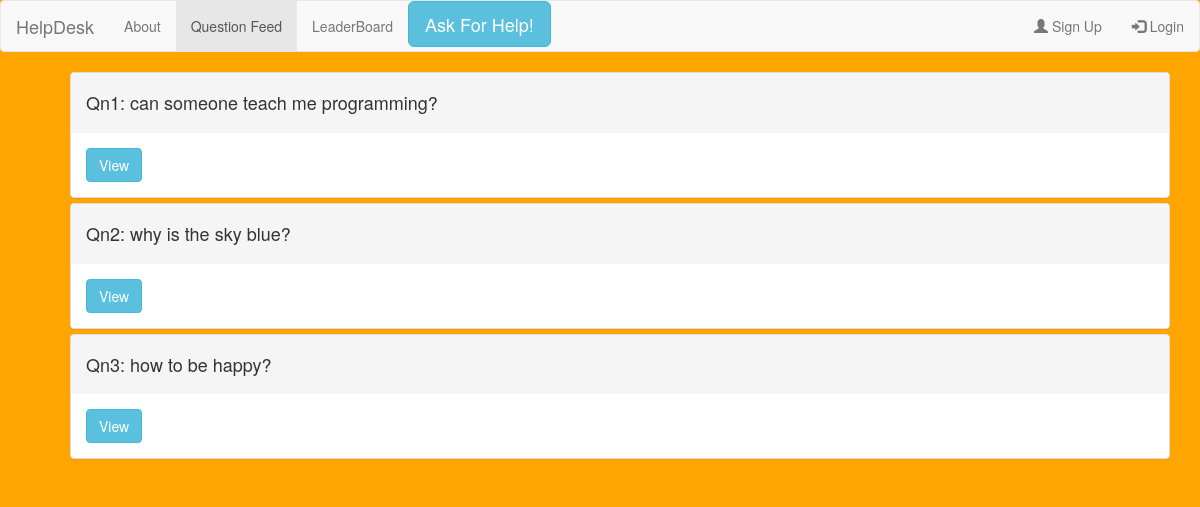
Page /homeFeed/ on the committed database.
### homeFeed/models.py (models this page shows, shortened)
class Question(models.Model):
    question_name = models.CharField(max_length=100)

### homeFeed/views.py (the view)
# urls.py: path('', views.homeFeedView, name='homeFeedView'),
def homeFeedView(request):
    is_authenticated = False
    if isLoggedIn(request):
        is_authenticated = True
    all_questions = Question.objects.all()
    return render(request,'homeFeed.html',{'all_questions_list':all_questions,'is_authenticated':is_authenticated})

### homeFeed/views.py (called while the page is built)
def isLoggedIn(request):
    return request.user.is_authenticated

### templates/homeFeed.html (shortened to what this page needs)
<!DOCTYPE html>
<html>
<head>
   <link rel="stylesheet" href="https://maxcdn.bootstrapcdn.com/bootstrap/3.4.1/css/bootstrap.min.css">
</head>
<body style="background-color:orange;">
  <nav class="navbar navbar-default">
  <div class="container-fluid">
    <div class="navbar-header">
      <a class="navbar-brand"> HelpDesk </a>
    </div>
    <ul class="nav navbar-nav">
        <li><a href="#aboutModel" data-toggle="modal" data-target="#aboutModel"> About </a></li>
      <li class="active"><a href="/homeFeed/"> Question Feed </a></li>
      <li><a href="/leaderBoard/"> LeaderBoard </a></li>
    </ul>
  <button type="button" class="btn btn-info btn-lg" data-toggle="modal" data-target="#questionModel">
      Ask For Help!
  </button>
    <ul class="nav navbar-nav navbar-right">
      <li><a href="/signUp/"><span class="glyphicon glyphicon-user"></span> Sign Up</a></li>
      <li><a href="/login/"><span class="glyphicon glyphicon-log-in"></span> Login</a></li>
    </ul>
  </div>
  </nav>
<div class="container">
  <div class="panel-group">
     <ul>
        {% for question in all_questions_list %}
          <div class="panel panel-default">
              <div class="panel-heading">
                  <h4>
                    Qn{{forloop.counter}}: {{question.question_name}}
                  </h4>
               </div>
            <div class="panel-body">
              <a href="/answerFeedView/{{question.id}}" class="btn btn-info" role="button"> View </a>
          </div>
              </div>
        {% endfor %}
      </ul>
  </div>
</div>
</body>
</html>

### rows in the picture
Question: question_name "can someone teach me programming?"
Question: question_name "why is the sky blue?"
Question: question_name "how to be happy?"
